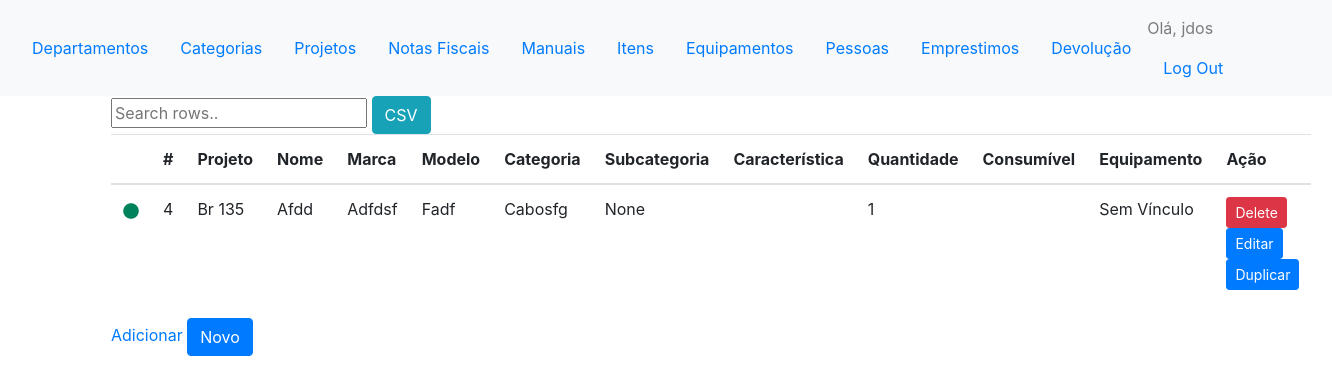
/controle/itens/ (signed in), run on an earlier commit of the app's database.
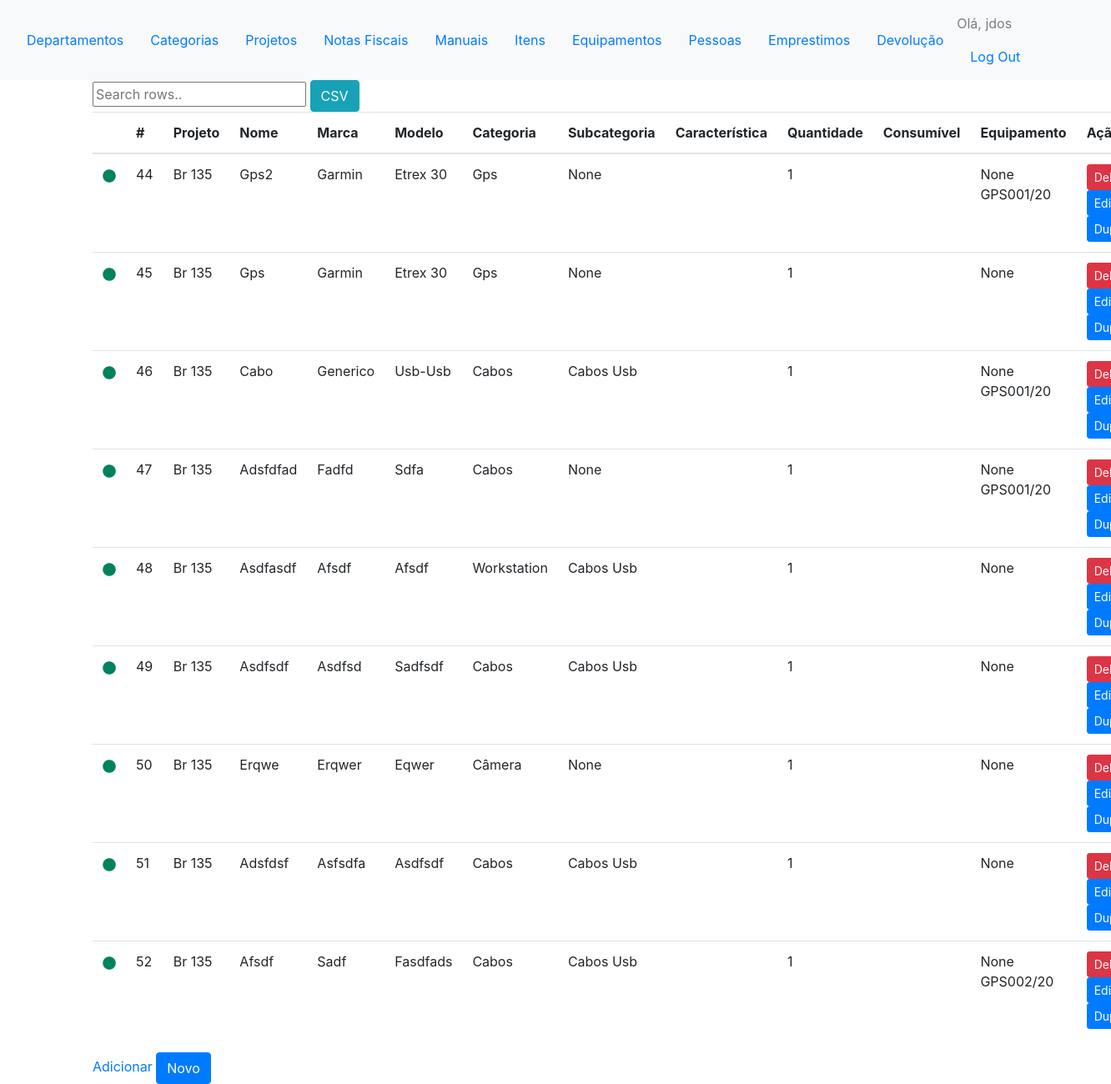
And on a later commit of the database.
### controles/models.py (models this page shows, shortened)
class Item(models.Model):
    id_item = models.AutoField(primary_key=True)
    nome = models.CharField(max_length=50)
    caracteristica = models.TextField(max_length=200, blank=True, null=True)
    marca = models.CharField(max_length=30) #nova identidade
    modelo = models.CharField(max_length=30) #nova identidade
    categoria = models.ForeignKey(Categoria, on_delete=models.PROTECT)
    subcategoria = models.ForeignKey(Subcategoria, on_delete=models.PROTECT, blank=True, null=True)
    projeto = models.ForeignKey('comuns.Projeto', on_delete=models.PROTECT)
    valor = models.DecimalField(max_digits=8, decimal_places=2, blank=True, null = True)
    local = models.CharField(max_length=50, null = True, blank=True) #nova identidade
    id_departamento = models.ForeignKey('comuns.Departamento', on_delete=models.PROTECT, blank=True, null = True)
    id_notafiscal = models.ForeignKey(NotaFiscal, on_delete=models.PROTECT, blank=True, null = True)
    status_disponivel = models.BooleanField(default=True)
    status_manutencao = models.BooleanField(default=False)
    status_emprestado = models.BooleanField(default=False)
    tipo_consumivel = models.BooleanField(default=False)
    quantidade = models.IntegerField(validators=[MinValueValidator(0), MaxValueValidator(999999)], default = 1)
    validade = models.DateField(null= True, blank=True)
    id_equipamento_pertencente = models.ForeignKey('self', null=True, blank=True ,related_name='item', on_delete=models.CASCADE)
    ano = models.PositiveIntegerField(
        default=current_year(), validators=[MinValueValidator(2009), max_value_current_year])
    class Meta:
        verbose_name_plural = 'Itens'

class Categoria(models.Model):
    nome = models.CharField(max_length=40)
    abreviacao = models.CharField(max_length=4)
    def __str__(self):
        return self.nome

class Equipamento(models.Model):
    id_item = models.OneToOneField(Item, primary_key = True, on_delete=models.PROTECT)
    patrimonio_itti = models.CharField(max_length=30, unique=True, blank=True, null= True, default='')
    patrimonio_ufpr = models.IntegerField(validators=[MinValueValidator(0), MaxValueValidator(999999)] ,unique=True, null= True, blank=True)
    id_manual = models.ForeignKey(Manual, on_delete=models.SET_NULL, blank=True, null = True)
    def __str__(self):
        return str(self.patrimonio_ufpr) + ' ' + str(self.patrimonio_itti)

class Subcategoria(models.Model):
    nome = models.CharField(max_length=40)
    categoria = models.ForeignKey(Categoria, null=True, blank=True, on_delete=models.CASCADE)
    def __str__(self):
        return self.categoria.nome + " " + self.nome

### comuns/models.py (models this page shows, shortened)
class Projeto(models.Model):
    nome = models.CharField(max_length=30)
    acronimo = models.CharField(max_length=5)

### controles/views.py (the view)
@login_required
def itens(request):
	itens = Item.objects.all().order_by('id_item')
	equipamentos = {equipamento.id_item.id_item:equipamento for equipamento in Equipamento.objects.all()}
	print(equipamentos)
	context = {'itens': itens,'equipamentos':equipamentos}
	return render(request, 'controles/itens.html', context)

### controles/templatetags/custom_filter.py (called while the page is built)
@register.filter(name = 'status')
def status(value): # Only one argument.
    if value:
    	path = os.path.join(settings.MEDIA_URL,"img/verde.png" )
    	return path
    else:
    	path = os.path.join(settings.MEDIA_URL,"img/preto.png" )
    	return path

@register.filter
def get_item(dictionary, key):
    return dictionary.get(key)

### controles/templates/controles/itens.html (shortened to what this page needs)
{% extends "controles/base.html" %}
{% load custom_filter %}
{% load static %}
{% block content %}
<input type="text" id="myInput" onkeyup="searchTable('example','myInput');" placeholder="Search rows.." title="Type in a name">
<button class="export btn btn-info" onclick="exportTableToCSV($('#example'),'export.csv');">CSV</button>
<table id ="myTable"  class="table" >
  <thead>
    <th>
    </th>
    <th onclick="sortTable(1)">
      #
    </th>
    <th>
      Projeto
    </th>
    <th>
      Nome
    </th>
    <th>
    	Marca
    </th>
    <th onclick="sortTable(5)">
      Modelo
    </th>
    <th>
      Categoria
    </th>
    <th>
      Subcategoria
    </th>
    <th>
      Característica
    </th>
    <th>
      Quantidade
    </th>
    <th>
    	Consumível
    </th>
    <th>
    	Equipamento
    </th>
    <th>
      Ação
    </th>
  </thead>
  <tbody>
  {% for item in itens %}
    <tr scope="row">
      <td><img  src="{{ item.status_disponivel | status }}" class="img_status" alt="status"></td>
      <td>{{ item.id_item }}</td>
      <td>{{ item.projeto.nome | title }}</td>
      <td>{{item.nome | title}}</td>
      <td>{{item.marca | title}}</td>
      <td>{{item.modelo | title}}</td>
      <td>{{item.categoria | title}}</td>
      <td>{{item.subcategoria | title}}</td>
      <td>{{item.caracteristica}}</td>
      <td>{{item.quantidade}}</td>
      <td>{{item.consumivel}}</td>
      <td>{%if item.id_equipamento_pertencente.nome %} {{equipamentos|get_item:item.id_equipamento_pertencente.id_item}} {% else %} Sem Vínculo {% endif %} </td>
      <td>
        <button type="button" class="btn btn-danger btn-sm" onclick="ajaxreturn('{% url 'controles:delete_item' item.id_item %}')" data-toggle="modal" data-target="#ModalItem">Delete</button>
        <button type="button" class="btn btn-primary btn-sm"  onclick="ajaxreturn('{% url 'controles:editar_item_modal' item.id_item %}')" data-toggle="modal" data-target="#ModalItem"> Editar</button>
        <button type="button" class="btn btn-primary btn-sm"  onclick="ajaxreturn('{% url 'controles:duplicar_item_modal' item.id_item %}')" data-toggle="modal" data-target="#ModalItem"> Duplicar</button>
      </td>
    </tr>
    {% empty %}
    	<p>Não tem nenhum item cadastrado ainda.</p>
  {% endfor %}
</tbody>
</table>
<a href="{% url 'controles:novo_item' %}">Adicionar</a>
<button type="button" class="btn btn-primary "  onclick="loadDoc('{% url 'controles:novo_item_modal' %}')" data-toggle="modal" data-target="#ModalItem"> Novo </button></td>
</div>
{% endblock content %}

What changed in the data, as far as the page shows it:
removed Item: id_item "4", projeto.nome "Br 135", nome "Afdd", marca "Adfdsf", modelo "Fadf", categoria "Cabosfg", subcategoria "None", quantidade "1", shows "Sem Vínculo"
added Item: id_item "44", projeto.nome "Br 135", nome "Gps2", marca "Garmin", modelo "Etrex 30", categoria "Gps", subcategoria "None", quantidade "1", id_equipamento_pertencente+id_item "None GPS001/20"
added Item: id_item "45", projeto.nome "Br 135", nome "Gps", marca "Garmin", modelo "Etrex 30", categoria "Gps", subcategoria "None", quantidade "1", id_equipamento_pertencente.id_item "None"
added Item: id_item "46", projeto.nome "Br 135", nome "Cabo", marca "Generico", modelo "Usb-Usb", categoria "Cabos", subcategoria "Cabos Usb", quantidade "1", id_equipamento_pertencente.patrimonio_itti "None GPS001/20"
added Item: id_item "47", projeto.nome "Br 135", nome "Adsfdfad", marca "Fadfd", modelo "Sdfa", categoria "Cabos", subcategoria "None", quantidade "1", id_equipamento_pertencente.patrimonio_itti "None GPS001/20"
added Item: id_item "48", projeto.nome "Br 135", nome "Asdfasdf", marca "Afsdf", modelo "Afsdf", categoria "Workstation", subcategoria "Cabos Usb", quantidade "1", id_equipamento_pertencente+id_item "None"
added Item: id_item "49", projeto.nome "Br 135", nome "Asdfsdf", marca "Asdfsd", modelo "Sadfsdf", categoria "Cabos", subcategoria "Cabos Usb", quantidade "1", id_equipamento_pertencente+id_item "None"
added Item: id_item "50", projeto.nome "Br 135", nome "Erqwe", marca "Erqwer", modelo "Eqwer", categoria "Câmera", subcategoria "None", quantidade "1", id_equipamento_pertencente.id_item "None"
added Item: id_item "51", projeto.nome "Br 135", nome "Adsfdsf", marca "Asfsdfa", modelo "Asdfsdf", categoria "Cabos", subcategoria "Cabos Usb", quantidade "1", id_equipamento_pertencente+id_item "None"
added Item: id_item "52", projeto.nome "Br 135", nome "Afsdf", marca "Sadf", modelo "Fasdfads", categoria "Cabos", subcategoria "Cabos Usb", quantidade "1", id_equipamento_pertencente.patrimonio_itti "None GPS002/20"
